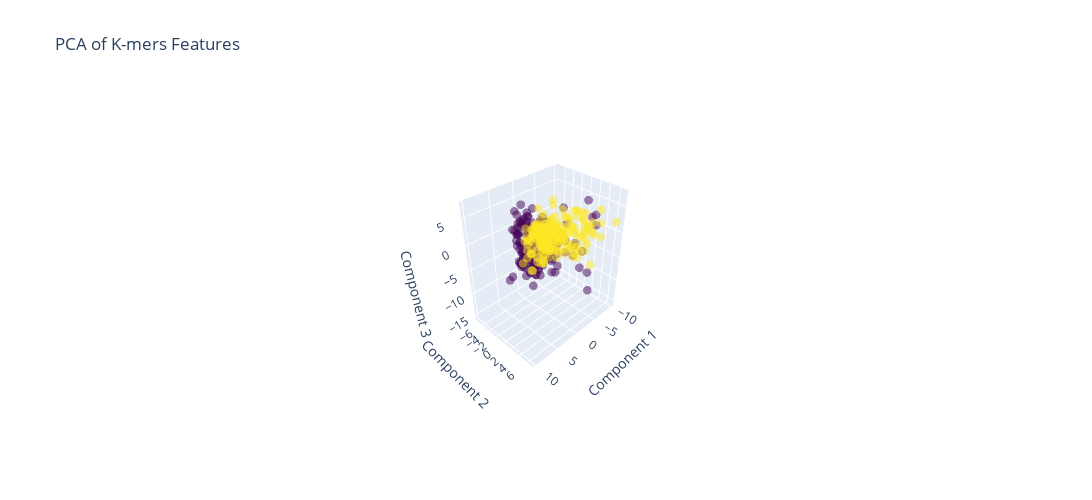

This figure's notebook cell:
### Code cell
import plotly.graph_objs as go

fig = go.Figure(data=[go.Scatter3d(
    x=X_pca[:, 0],
    y=X_pca[:, 1],
    z=X_pca[:, 2],
    mode='markers',
    marker=dict(
        size=3,
        color=y,
        colorscale='Viridis',
        opacity=0.5
    )
)])

fig.update_layout(scene=dict(
                    xaxis_title='Component 1',
                    yaxis_title='Component 2',
                    zaxis_title='Component 3'),
                  title='PCA of K-mers Features',
                  width=1200,
                  height=500)

fig.show()

### Figure 1 — Plotly figure (JSON) as saved in the notebook; plotly's stock layout.template omitted (floating-point values rounded to 4 significant figures; data arrays with more than 128 entries replaced by an {"elided": "..."} marker saying what was removed)
{"data": [{"marker": {"color": {"elided": "380 int values"}, "colorscale": [[0, "#440154"], [0.1111, "#482878"], [0.2222, "#3e4989"], [0.3333, "#31688e"], [0.4444, "#26828e"], [0.5556, "#1f9e89"], [0.6667, "#35b779"], [0.7778, "#6ece58"], [0.8889, "#b5de2b"], [1, "#fde725"]], "opacity": 0.5, "size": 3}, "mode": "markers", "type": "scatter3d", "x": {"elided": "380 float values"}, "y": {"elided": "380 float values"}, "z": {"elided": "380 float values"}}], "layout": {"height": 500, "scene": {"aspectmode": "auto", "aspectratio": {"x": 1.065, "y": 0.7749, "z": 1.212}, "camera": {"center": {"x": 0, "y": 0, "z": 0}, "eye": {"x": 1.914, "y": 1.914, "z": 1.914}, "projection": {"type": "perspective"}, "up": {"x": 0, "y": 0, "z": 1}}, "xaxis": {"title": {"text": "Component 1"}, "type": "linear"}, "yaxis": {"title": {"text": "Component 2"}, "type": "linear"}, "zaxis": {"title": {"text": "Component 3"}, "type": "linear"}}, "title": {"text": "PCA of K-mers Features"}, "width": 1200}}
